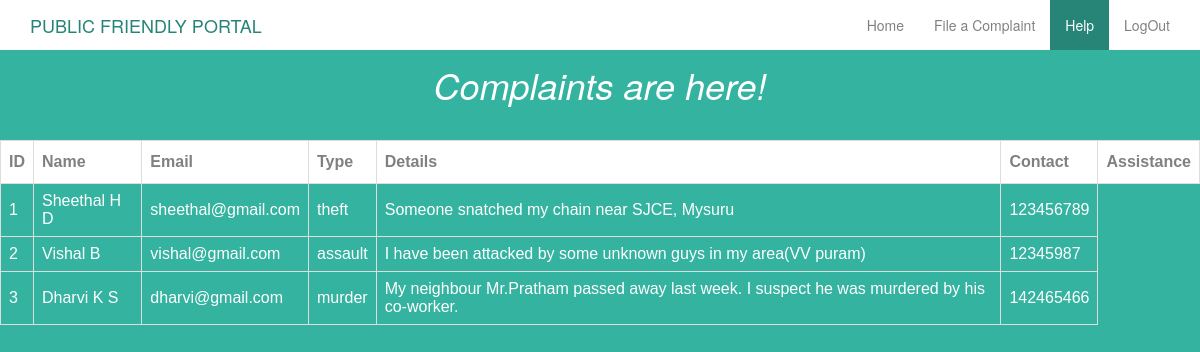
Screenshot of /comp.php with the database file from the repository.
### tables this page shows
CREATE TABLE IF NOT EXISTS `fileacomplaint` (
  `id` int(11) NOT NULL AUTO_INCREMENT,
  `type` text NOT NULL,
  `medical` tinyint(1) NOT NULL,
  `police` tinyint(1) NOT NULL,
  `details` varchar(100) NOT NULL,
  `name` text NOT NULL,
  `email` varchar(50) NOT NULL,
  `phone` varchar(14) NOT NULL,
  PRIMARY KEY (`id`)
);

### comp.php (the view, shortened to what this page needs)
<html>
<head>
    <link href="css/bootstrap.min.css" rel="stylesheet">
    <link rel="stylesheet" href="css/animate.css">
    <link href="css/stylesheet.css" rel="stylesheet">
  </head>
  <body class="tohelp1">
    <nav class="navbar navbar-fixed-top navbar-inverse">
        <div class="container">
            <div class="navbar-header">
                <a class="navbar-brand" href="index.html">PUBLIC FRIENDLY PORTAL</a>
            </div>
            <div class="collapse navbar-collapse" id="navbar-collapse">
                <ul class="nav navbar-nav navbar-right">
                    <li class="inactive"><a href="index.html">Home</a></li>
                    <li class="inactive"><a href="complaint.php">File a Complaint</a></li>
                    <li class="active"><a href="login.php">Help</a></li>
					<li class="inactive"><a href="login.php">LogOut</a></li>
                </ul>
            </div>
        </div>
    </nav>
		<center><h1 id="aaa">Complaints are here!</h1></center>
		<table id="abc">
		<tr>
			<th>ID</th>
			<th>Name</th>
			<th>Email</th>
			<th>Type</th>
			<th>Details</th>
			<th>Contact</th>
			<th>Assistance</th>
		</tr>
		<?php
		$conn=mysqli_connect("localhost","root","","cryout");
		$sql="SELECT id,type,name,email,details,phone from fileacomplaint";
		$result=$conn->query($sql);
		if ($result->num_rows>0){
			while($row=$result->fetch_assoc()){
				echo"<tr><td>".$row["id"]."</td><td>".$row["name"]."</td><td>".$row["email"]."</td><td>".$row["type"]."</td><td>".$row["details"]."</td><td>".$row["phone"]."</td></tr>";
			}
			echo"</table>";
		}
		?>
	</html>

### css/stylesheet.css (style rules this page uses)
html, body, .cover { height:100%; }
nav.navbar-inverse { background: rgba(255,255,255,1); border: none; }
.navbar-inverse .navbar-brand { color: #278577; }
a { background-color: transparent; text-decoration: none; color : #000; }
.navbar-inverse .navbar-nav>.active>a { color: white; background-color: #278577; }
.navbar-inverse .navbar-nav>li>a { color: grey; }
.tohelp1 { background-color: #34b3a0; background-size: cover; margin-top: -100px; }

### comp.php (style rules this page uses)
#abc { font-family: "Trebuchet MS", Arial, Helvetica, sans-serif; border-collapse: collapse; width: 100%; }
#abc td, #abc th { border: 1px solid #ddd; padding: 8px; }
#abc th { padding-top: 12px; padding-bottom: 12px; text-align: left; background-color: white; color: gray; }
h1 { color:#8B4513; font-family:sans-serif; font-style:italic; }
#abc { margin-top: 35px; color:white; }
#aaa { margin-top: 165px; color:white; }

### rows the page displays
fileacomplaint: id "1", name "Sheethal H D", email "sheethal@gmail.com", type "theft", details "Someone snatched my chain near SJCE, Mysuru", phone "123456789"
fileacomplaint: id "2", name "Vishal B", email "vishal@gmail.com", type "assault", details "I have been attacked by some unknown guys in my area(VV puram)", phone "12345987"
fileacomplaint: id "3", name "Dharvi K S", email "dharvi@gmail.com", type "murder", details "My neighbour Mr.Pratham passed away last week. I suspect he was murdered by his co-worker.", phone "142465466"
